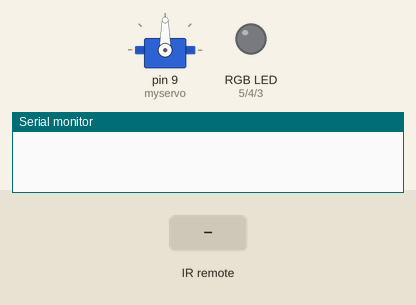
The sketch below on a simulated Arduino Uno, built with avr-gcc and run on an emulated ATmega328P. Parts: servo, an RGB LED mixed from three pins (HIGH = lit), the last lines printed to the serial monitor. Dashed ring = blinking. The inputs (shaded band) are chosen by the test bench.

Above: at 1.2 s.
1.3 s: infrared code 0xFFA25D received
2.8 s: infrared code 0xFF02FD received
At 5.7 s:
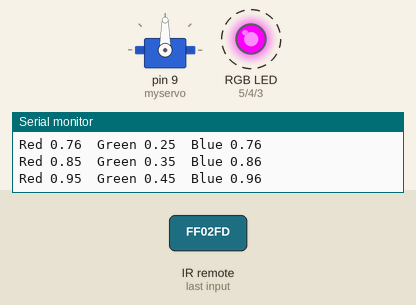
5.8 s: infrared code 0xFF629D received
At 6.7 s:
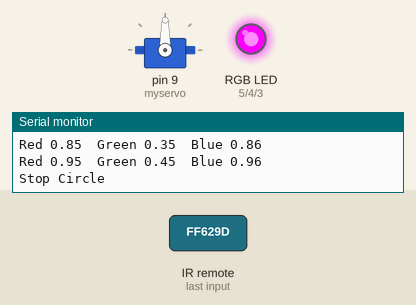
7.3 s: infrared code 0xFFC23D received
At 8.8 s:
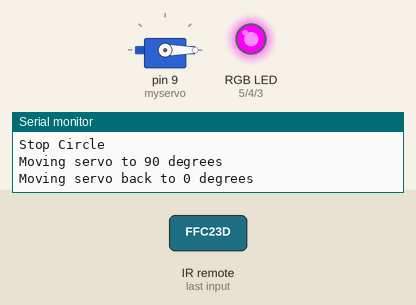
9.8 s: infrared code 0xFFE21D received
At 11.0 s:
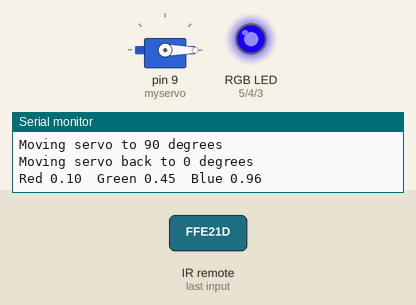
11.3 s: infrared code 0xFF22DD received
At 12.5 s:
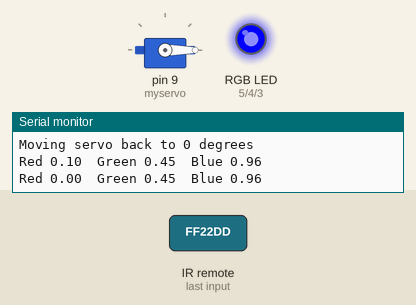
Timing chart, 0 to 13.8 s (numbered marks = the images above; inputs shaded):
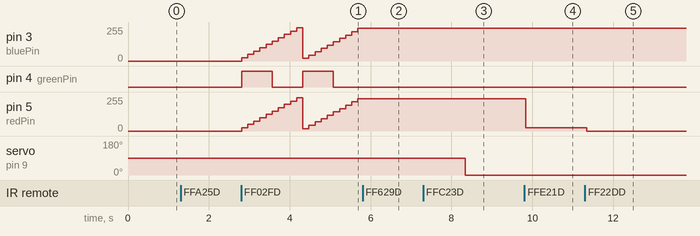

Measured:
- after the input at 2.8 s, pin 3 (bluePin): 0/255 → 25/255 at once, → 50/255 0.15 s later, → 75/255 0.15 s later, → 100/255 0.15 s later, … (20 changes in this stretch); pin 4 (greenPin): alternates HIGH for 0.76 s and LOW for 0.76 s, starting at once
- after the input at 5.8 s, pin 3 (bluePin): stops changing and stays 244/255; pin 4 (greenPin): stays LOW (without the input it goes to HIGH after 0.04 s); pin 5 (redPin): stops changing and stays 243/255
- after the input at 7.3 s, servo on pin 9 (myservo): 90° → 0° after 1.0 s
- after the input at 9.8 s, pin 5 (redPin): 243/255 → 25/255 at once
- after the input at 11.3 s, pin 5 (redPin): 25/255 → 0/255 after 0.05 s

The sketch:

IR_Servo.ino
```cpp
#define ON_OFF_KEY 0xFFA25D
#define TOGGLE_COLOR_KEY 0xFF629D
#define BRIGHTNESS_UP_KEY 0xFFE21D
#define BRIGHTNESS_DOWN_KEY 0xFF22DD
#define CIRCLE_KEY 0xFF02FD
#define CUSTOM_FUNCTION_KEY 0xFFC23D

#include <Servo.h>
#include <IRremote.h>

Servo myservo;

const int RECV_PIN = 11;
const int redPin = 5;
const int greenPin = 4;
const int bluePin = 3;

int red = 0;  // Initial intensity
int green = 0;
int blue = 0;
int currentBrightness = 0;  // Initial active color intensity
String targetColor = "RED"; // Initial active color
bool isOn = false;
IRrecv irrecv(RECV_PIN);  // Initialize IR Library
decode_results results;   // Initialize IR Library

void setup() {
  Serial.begin(9600);   // Start Serial
  irrecv.enableIRIn();  // Start the receiver
  // Set the three LED Pins as outputs
  pinMode(redPin, OUTPUT);
  pinMode(greenPin, OUTPUT);
  pinMode(bluePin, OUTPUT);
  myservo.attach(9);  // Attach the servo to pin 9
}

void loop() {
  if (irrecv.decode(&results)) {
    // Serial.println(results.value, HEX);  // Prints HEX code IR receiver receives
    irrecv.resume(); // Receive the next value
    // Power switch
    if (results.value == ON_OFF_KEY) {
      if (isOn == true) {
        Serial.println("Turning Off");
        powerOff();
      } else if (isOn == false) {
        Serial.println("Turning On");
        powerOn();
        showCurrentActiveColor();
      }
    }

    // Color operations
    if (isOn == true) {
      if (results.value == TOGGLE_COLOR_KEY)  // Toggle active colors
        toggleActiveColor();
      else if (results.value == BRIGHTNESS_UP_KEY) // Brightness up
        brightnessUp();
      else if (results.value == BRIGHTNESS_DOWN_KEY) // Brightness down
        brightnessDown();
      else if (results.value == CIRCLE_KEY) // Circle
        circle();
      else if (results.value == CUSTOM_FUNCTION_KEY) {
        // Move the servo to position 90 degrees
        Serial.println("Moving servo to 90 degrees");
        myservo.write(90);  // Example servo movement
        delay(1000);
        myservo.write(0);   // Move it back to 0 degrees after a delay
        Serial.println("Moving servo back to 0 degrees");
      }
    }
  }
  delay(100);
}

// Print current color setting on serial monitor
void showCurrentActiveColor() {
  Serial.print("Now controlling color ");
  Serial.println(targetColor);
}

// Turn Off LED
void powerOff() {
  analogWrite(redPin, 0);
  analogWrite(greenPin, 0);
  analogWrite(bluePin, 0);
  isOn = false;
}

// Turn on LED
void powerOn() {
  updateColor();
  isOn = true;
}

// Turn up brightness for active color
void brightnessUp() {
  currentBrightness = (currentBrightness + 25) % 256;
  updateColor();
}

// Turn down brightness for active color
void brightnessDown() {
  currentBrightness = max(0, (currentBrightness - 25) % 256);
  updateColor();
}

// Toggle active color that you are changing brightness on
void toggleActiveColor() {
  if (targetColor == "RED")
    targetColor = "GREEN";
  else if (targetColor == "GREEN")
    targetColor = "BLUE";
  else if (targetColor == "BLUE")
    targetColor = "RED";
  showCurrentActiveColor();
}

// Update LED color to current setting
void updateColor() {
  if (targetColor == "RED")
    red = currentBrightness;
  else if (targetColor == "GREEN")
    green = currentBrightness;
  else if (targetColor == "BLUE")
    blue = currentBrightness;
  setColor(red, green, blue);
  showColorOnSerialMonitor();
}

// Display current color in Serial Monitor
void showColorOnSerialMonitor() {
  Serial.print("Red ");
  Serial.print(red / 255.0);
  Serial.print("\tGreen ");
  Serial.print(green / 255.0);
  Serial.print("\tBlue ");
  Serial.println(blue / 255.0);
}

// Output desired voltages to LED
void setColor(int red, int green, int blue) {
  analogWrite(redPin, red);
  analogWrite(greenPin, green);
  analogWrite(bluePin, blue);
}

// Circle through different colors
void circle() {
  red = 255;
  green = 127;
  blue = 0;
  Serial.println("Start Circle");
  while (true) {
    red = (red + 25 + 256) % 256;
    green = (green + 25 + 256) % 256;
    blue = (blue + 25 + 256) % 256;
    setColor(red, green, blue);
    showColorOnSerialMonitor();
    delay(150);
    if (irrecv.decode(&results)) {
      Serial.println("Stop Circle");
      irrecv.resume();
      return;
    }
  }
}
```
